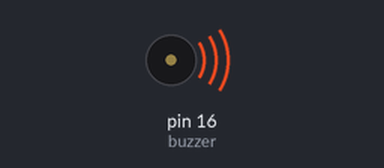
The program below on a simulated MicroPython board. Parts: buzzer (waves = sounding). What the program prints to the serial console is not drawn.

Above: at 0.5 s.
Timing chart, 0 to 4.6 s (numbered marks = the images above):
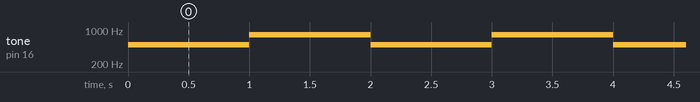

The program:

main.py
```python
# type: ignore ///// This line ignores the faulty machine import due to missing micropython interpreter
from machine import Pin
from machine import PWM
from time import sleep

ADC_MAX = 65_535

buzzerPIN = 16
buzzer = PWM(Pin(buzzerPIN))
buzzer.duty_u16(int(ADC_MAX/10))

while True:

        buzzer.freq(500)
        print('low')
        sleep(1)
        buzzer.freq(800)
        print('high')
        sleep(1)
```

Measured:
- by itself, tone on pin 16 (buzzer): alternates 800 Hz for 1.0 s and 500 Hz for 1.0 s
